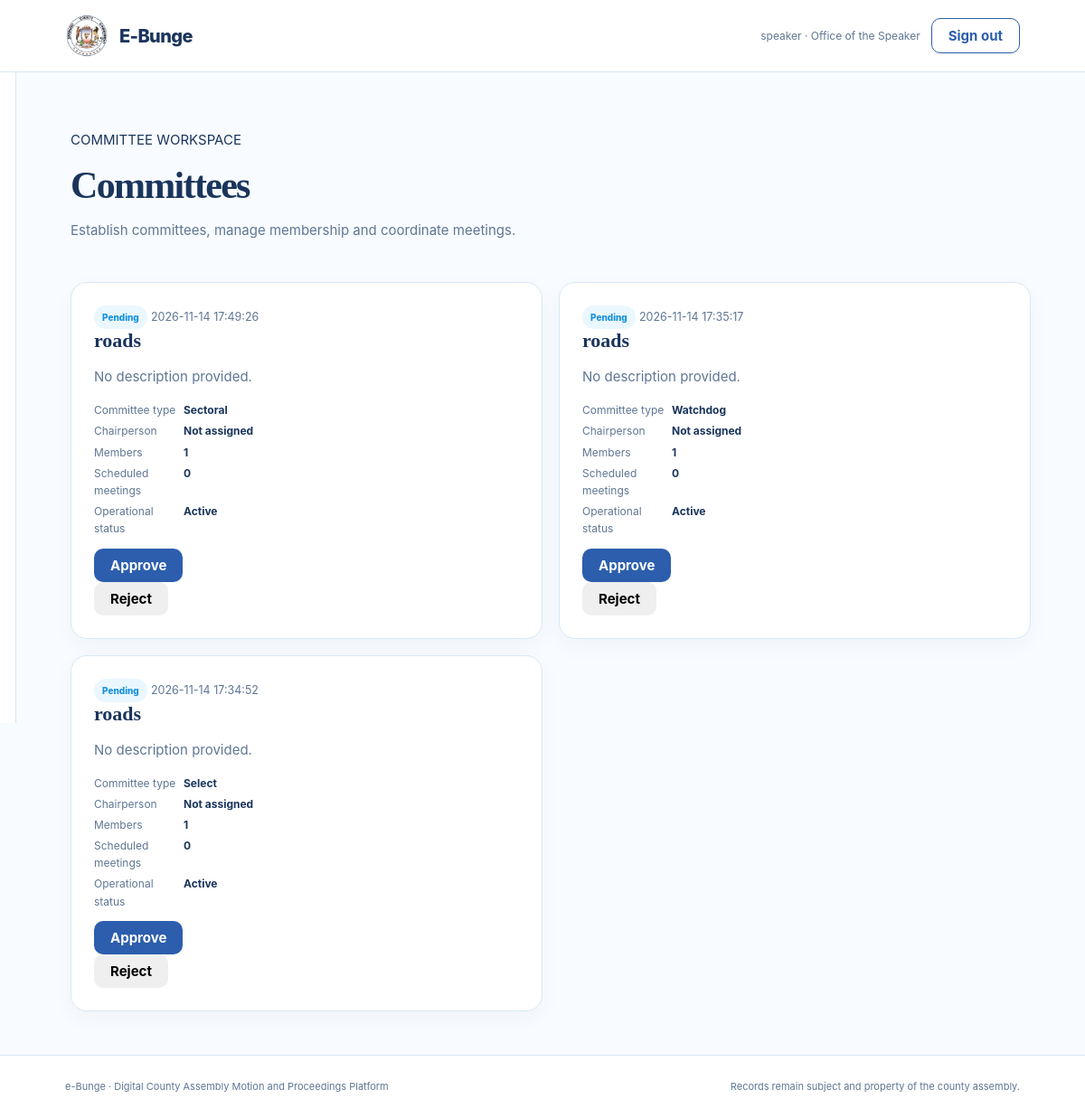
/pages/committees.php (signed in), run on the app's committed database.
### tables this page shows
CREATE TABLE committees (
            id INTEGER PRIMARY KEY AUTOINCREMENT,
            committee_name TEXT NOT NULL,
            committee_type TEXT DEFAULT 'sectoral'
                CHECK (committee_type IN ('sectoral', 'select', 'watchdog')),
            user_id INTEGER NOT NULL,
            role TEXT DEFAULT 'member'
                CHECK (role IN ('chairperson', 'vice_chairperson', 'member')),
            status TEXT DEFAULT 'active'
                CHECK (status IN ('active', 'discharged')),
            appointed_at TEXT NOT NULL,
            created_at TEXT DEFAULT CURRENT_TIMESTAMP, approval_status TEXT NOT NULL DEFAULT 'approved'
        CHECK (approval_status IN ('pending', 'approved', 'rejected')), chairperson_id INTEGER, description TEXT,
            FOREIGN KEY (user_id) REFERENCES users(id) ON DELETE CASCADE
        );

### pages/committees.php (the view, shortened to what this page needs)
<?php
include __DIR__ . '/../includes/page_top.php';
$u = current_user();
$pdo = db();
$rows = $pdo->query("
    SELECT
        c.*,
        chair.username AS chairperson_name,
        (
            SELECT COUNT(*)
            FROM committee_members cm
            WHERE cm.committee_id = c.id
              AND cm.status = 'active'
        ) AS member_count,
        (
            SELECT COUNT(*)
            FROM committee_meetings mt
            WHERE mt.committee_id = c.id
              AND mt.status = 'scheduled'
        ) AS meeting_count
    FROM committees c
    LEFT JOIN users chair
        ON chair.id = c.chairperson_id
    ORDER BY c.id DESC
")->fetchAll(PDO::FETCH_ASSOC);
?>
<div class="page-heading">
    <div>
        <p class="eyebrow">COMMITTEE WORKSPACE</p>
        <h1>Committees</h1>
        <p class="muted">
            Establish committees, manage membership and coordinate meetings.
        </p>
    </div>
</div>
<section class="card-grid">
    <?php foreach ($rows as $r): ?>
        <article class="panel">
            <div class="card-top">
                <?= status_badge($r['approval_status']) ?>
                <small><?= e($r['created_at']) ?></small>
            </div>
            <h2><?= e($r['committee_name']) ?></h2>
            <p class="muted">
                <?= e($r['description'] ?? 'No description provided.') ?>
            </p>
            <dl class="detail-list">
                <dt>Committee type</dt>
                <dd><?= e(ucfirst($r['committee_type'])) ?></dd>
                <dt>Chairperson</dt>
                <dd>
                    <?= e($r['chairperson_name'] ?? 'Not assigned') ?>
                </dd>
                <dt>Members</dt>
                <dd><?= (int)$r['member_count'] ?></dd>
                <dt>Scheduled meetings</dt>
                <dd><?= (int)$r['meeting_count'] ?></dd>
                <dt>Operational status</dt>
                <dd><?= e(ucfirst($r['status'])) ?></dd>
            </dl>
            <?php if (
                $u['role'] === 'speaker' &&
                $r['approval_status'] === 'pending'
            ): ?>
                <div class="action-group">
                    <form method="post"
                          action="../backend/committee_action.php">
                        <button class="btn btn-primary" type="submit">
                            Approve
                        </button>
                    </form>
                    <form method="post"
                          action="../backend/committee_action.php">
                        <button class="btn btn-danger" type="submit">
                            Reject
                        </button>
                    </form>
                </div>
            <?php endif; ?>
        </article>
    <?php endforeach; ?>
</section>
<?php include __DIR__ . '/../includes/page_bottom.php'; ?>

### config.php (shortened to what this page needs)
<?php
function e($value): string {
    return htmlspecialchars((string)$value, ENT_QUOTES, 'UTF-8');
}
function current_user(): ?array {
    return $_SESSION['user'] ?? null;
}
function status_badge(string $status): string {
    return '<span class="badge badge-' . e($status) . '">' .
        e(ucwords(str_replace('_', ' ', $status))) . '</span>';
}

### assets/css/style.css (style rules this page uses)
:root { --ink: #1A355C; --muted: #5F7694; --deep: #2C5EAD; --mint: #1591DC; --pale: #4BB8FA; --cream: #C4E2F5; --white: #ffffff; --line: #D7E8F5; --shadow: 0 18px 45px rgba(44, 94, 173, 0.12); --radius: 18px; }
* { box-sizing: border-box; }
html { scroll-behavior: smooth; }
body { margin: 0; background: #f8fbff; color: var(--ink); font: 15px/1.6 Inter, ui-sans-serif, system-ui, sans-serif; }
button, input, textarea, select { font: inherit; }
button { cursor: pointer; }
.muted { color: var(--muted); }
.btn { display: inline-flex; align-items: center; justify-content: center; gap: 10px; padding: 11px 18px; border: 0; border-radius: 10px; font-weight: 750; line-height: 1; transition: 0.2s ease; }
.btn-primary { background: var(--deep); color: white; }
.page-heading { display: flex; align-items: flex-end; justify-content: space-between; gap: 20px; margin-bottom: 30px; }
.page-heading h1 { margin: 0 0 7px; font: 700 42px/1.1 Georgia, serif; letter-spacing: -0.04em; }
.panel { padding: 25px; border: 1px solid var(--line); border-radius: var(--radius); background: white; box-shadow: 0 8px 25px rgba(48,87,72,0.04); }
.panel h2 { margin: 0; font: 700 22px Georgia, serif; }
.badge { display: inline-block; padding: 5px 9px; border-radius: 30px; background: #eef3ef; color: var(--muted); font-size: 10px; font-weight: 800; }
.badge-pending, .badge-submitted, .badge-reviewed { background: #EAF7FF; color: #1591DC; }
.card-grid { display: grid; grid-template-columns: repeat(2, 1fr); gap: 18px; }
.detail-list { display: grid; grid-template-columns: 95px 1fr; gap: 4px; font-size: 12px; }
.detail-list dt { color: var(--muted); }
.detail-list dd { margin: 0; font-weight: 700; }
.card-top, .activity-line small { color: var(--muted); }

### data on the page
committees: approval_status "Pending", created_at "2026-11-14 17:49:26", committee_name "roads", description "No description provided.", committee_type "Sectoral", chairperson_name "Not assigned", member_count "1", meeting_count "0", status "Active"
committees: approval_status "Pending", created_at "2026-11-14 17:35:17", committee_name "roads", description "No description provided.", committee_type "Watchdog", chairperson_name "Not assigned", member_count "1", meeting_count "0", status "Active"
committees: approval_status "Pending", created_at "2026-11-14 17:34:52", committee_name "roads", description "No description provided.", committee_type "Select", chairperson_name "Not assigned", member_count "1", meeting_count "0", status "Active"

### other printed values
$user['username'] "speaker"
role_name($user['role']) "Office of the Speaker"
